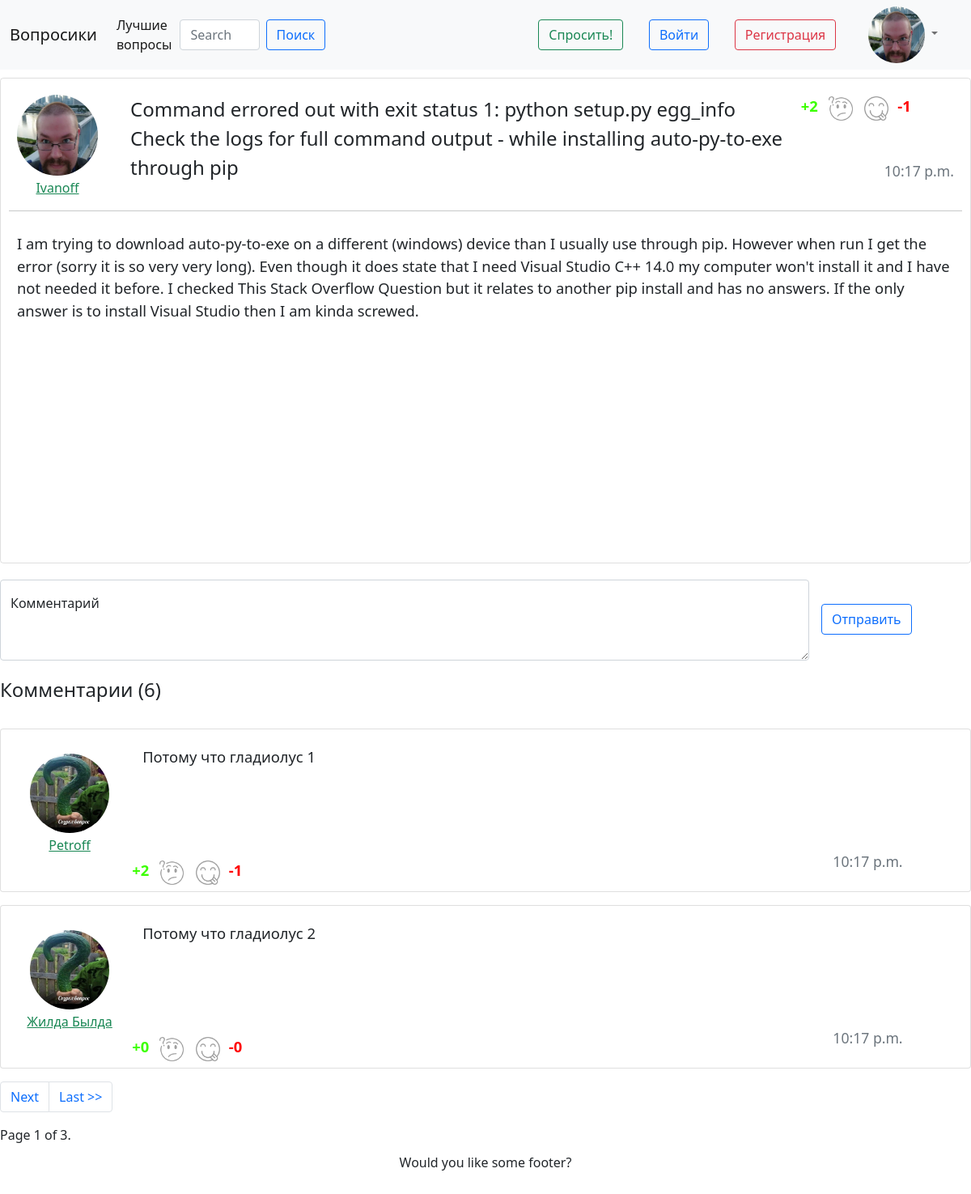
Screenshot of /question/1 with the database file from the repository.
### app/models.py (models this page shows, shortened)
class Question(models.Model):
    title = models.CharField(max_length=256)
    text = models.CharField(max_length=DEFAULT_TEXT_LENGTH)
    date_publish = models.TimeField(auto_now_add=True)
    tags = models.ManyToManyField(Tag, related_name='questions', related_query_name='question')
    author = models.ForeignKey(Profile, on_delete=models.CASCADE, related_name='questions', related_query_name='question')
    objects = QuestionManager()
    def get_count_likes(self):
        return self.likes.filter(like_or_dislike=LikeQuestion.LIKE).count()
    def get_count_dislikes(self):
        return self.likes.filter(like_or_dislike=LikeQuestion.DISLIKE).count()

class Profile(models.Model):
    user = models.OneToOneField(User, on_delete=models.CASCADE)
    avatar = models.ImageField(upload_to='uploads/')
    objects = UserManager()

class Answer(models.Model):
    text = models.CharField(max_length=DEFAULT_TEXT_LENGTH)
    date_publish = models.TimeField(auto_now_add=True)
    question = models.ForeignKey(Question, related_name='answers', related_query_name='answer', on_delete=models.CASCADE)
    author = models.ForeignKey(Profile, on_delete=models.CASCADE, related_name='answers', related_query_name='answer')
    def get_count_likes(self):
        return self.likes.filter(like_or_dislike=LikeAnswer.LIKE).count()
    def get_count_dislikes(self):
        return self.likes.filter(like_or_dislike=LikeAnswer.DISLIKE).count()

### app/views.py (the view)
# urls.py: path('question/<int:id>', question, name='question'),
def question(request, id):
    question = Question.objects.filter(pk=id).first()
    paginator = Paginator(question.answers.all(), 2)
    page_number = request.GET.get('page')
    answers = paginator.get_page(page_number)
    return render(request, 'question.html', {'question': question, 'page_obj': answers})

### templates/question.html (shortened to what this page needs)
{% extends "base.html" %}
{% load static %}
{% block link %}
    <link rel="stylesheet" href="{% static "css/question_style.css" %}">
    <link rel="stylesheet" href="{% static "css/comment_card_style.css" %}">
{% endblock link %}
{% block content %}
    <div class="content">
        <div class="question">
            <div class="header">
                <div class="author">
                    <a href=""><img href="#" src="{% static "img/default_avatar_img.png" %}" alt="" class="avatar_on_question"></a>
                    <a class="link-success login_value" href="#">{{ question.author.user.username }}</a>
                </div>
                <p class="lead question_title">
                    {{ question.title }}
                </p>
                <div class="likes">
                    <p class="count_likes">+{{ question.get_count_likes }}</p>
                    <button class="like_btn" id="like_btn"><img src="{% static "img/like_smile.png" %}" alt=""></button>
                    <button class="like_btn"><img src="{% static "img/dislike_smile.png" %}" alt=""></button>
                    <p class="count_dislikes">-{{ question.get_count_dislikes }}</p>
                    <p class="date_posting text-muted"> {{ question.date_publish }}</p>
                </div>
            </div>
            <hr>
            <p class="question_text">{{ question.text }}</p>
        </div>
        <div class="form-floating comment_form">
            <textarea class="form-control" placeholder="Leave a comment here" id="floatingTextarea2" style="height: 100px"></textarea>
            <label for="floatingTextarea2">Комментарий</label>
        </div>
        <button type="button" class="btn btn-outline-primary send_comment_btn">Отправить</button>
        <div class="all_comments">
            <p class="lead comments_title">
                Комментарии ({{ question.answers.count }})
            </p>
            <div class="comments_block">
                {% for answer in page_obj %}
                    {% include "incl/comment_card.html" %}
                {% endfor %}
            </div>
        </div>
        <nav aria-label="Page navigation example" class="pagination_nav">
            <ul class="pagination">
                {% if page_obj.has_next %}
                    <li class="page-item"><a class="page-link" href="?page={{ page_obj.next_page_number }}">Next</a></li>
                    <li class="page-item"><a class="page-link" href="?page={{ page_obj.paginator.num_pages }}">Last >></a></li>
                {% endif %}
            </ul>
            <span class="current_page">
            Page {{ page_obj.number }} of {{ page_obj.paginator.num_pages }}.
        </span>
        </nav>
    </div>
{% endblock content %}

### templates/base.html (shortened to what this page needs)
{% load static %}
<!DOCTYPE html>
<html lang="en">
<head>
    <link rel="stylesheet" href="{% static "css/bootstrap.css" %}">
    <link rel="stylesheet" href="{% static "css/header_styles.css" %}">
    <link rel="stylesheet" href="{% static "css/footer_style.css" %}">
    <link rel="stylesheet" href="{% static "css/base_style.css" %}">
    {% block link %}
    {% endblock link %}
</head>
<body>
<main>
    {% include "incl/header.html" %}
    {% block content %}
    {% endblock content %}
</main>
{% include "incl/footer.html" %}
</body>
</html>

### templates/incl/header.html (shortened to what this page needs)
{% load static %}
<header>
    <nav class="navbar navbar-expand-lg navbar-light bg-light">
        <div class="container-fluid">
            <a class="navbar-brand" href="{% url 'index' %}">Вопросики</a>
            <div class="collapse navbar-collapse" id="navbarSupportedContent">
                <ul class="navbar-nav me-auto mb-2 mb-lg-0">
                    <li class="nav-item">
                        <a class="nav-link active" aria-current="page" href="{% url 'hot' %}">Лучшие вопросы</a>
                    </li>
                </ul>
                <form class="d-flex">
                    <input class="form-control me-2" type="search" placeholder="Search" aria-label="Search">
                    <button class="btn btn-outline-primary" type="submit">Поиск</button>
                </form>
                <a class="btn btn-outline-success ask_btn" href="{% url 'ask' %}">Спросить!</a>
                <a class="btn btn-outline-primary ask_btn" href="{% url 'login' %}">Войти</a>
                <a class="btn btn-outline-danger ask_btn" href="{% url 'sign_up' %}">Регистрация</a>
                <ul class="navbar-nav me-auto mb-2 mb-lg-0 avatar_img_container">
                    <li class="nav-item dropdown">
                        <a class="nav-link dropdown-toggle avatar_img" href="#" id="navbarDropdown" role="button" data-bs-toggle="dropdown"
                           aria-expanded="false">
                            <img src="{% static "img/default_avatar_img.png" %}" alt="">
                        </a>
                    </li>
                </ul>
            </div>
        </div>
    </nav>
</header>

### templates/incl/comment_card.html
{% load static %}
{% load static %}
<div class="card mb-3" style="max-width: 540px;">
    <div class="row g-0">
        <div class="col-md-4" href="#">
            <a href="#">
                <img src="{% static "img/question_default_img.jpg" %}" class="img-fluid rounded-start avatar_on_comment_card" alt="...">
            </a>
            <a class="link-success login_value" href="#">{{ answer.author.user.username }}</a>
        </div>
        <div class="col-md-8">
            <div class="card-body question_texts">
                <p class="card-text comment_text">{{ answer.text }}</p>
            </div>
            <div class="likes">
                <p class="count_likes">+{{ answer.get_count_likes }}</p>
                <button class="like_btn" id="like_btn"><img src="{% static "img/like_smile.png" %}" alt=""></button>
                <button class="like_btn"><img src="{% static "img/dislike_smile.png" %}" alt=""></button>
                <p class="count_dislikes">-{{ answer.get_count_dislikes }}</p>
            </div>
            <p class="text-muted comment_date_posting">{{ answer.date_publish }}</p>
        </div>
    </div>
</div>

### templates/incl/footer.html
<footer style="clear: both; text-align: center">
    Would you like some footer?
</footer>

### static/css/header_styles.css (style rules this page uses)
.d-flex { width: 30%; margin-right: 25%; }
.avatar_img > img { width: 70px; height: 70px; border-radius: 50%; }
.bg-light { padding-top: 0; padding-bottom: 0; }
.avatar_img_container { margin-right: 2% !important; }
.ask_btn { margin-right: 3%; }

### static/css/footer_style.css (style rules this page uses)
footer { height: 80px; margin-top: -80px; }

### static/css/base_style.css (style rules this page uses)
html { height: 100%; }
body { height: 100%; }
main { box-sizing: border-box; min-height: 100%; padding-bottom: 90px; }

### static/css/question_style.css (style rules this page uses)
.content { max-width: 1200px; margin: 10px auto 0; }
.header { width: 100%; position: relative; display: flex; }
.avatar_on_question { border-radius: 50% !important; margin-bottom: 3px; width: 100px; height: 100px; }
.author { float: left; position: relative; margin-left: 10px; margin-top: 10px; width: 100px; text-align: center; margin-right: 20px; }
.likes { position: relative; margin-top: 10px; height: 35px; width: 200px; }
.count_likes { display: inline; font-size: 1.15rem; font-weight: bold; color: #3cff00; margin-right: 3px; }
.count_dislikes { display: inline; font-size: 1.15rem; font-weight: bold; color: #ff0000; margin-left: 13px; }
.like_btn { width: 30px; height: 30px; outline: none; border: 0; background: transparent; }
.like_btn > img { width: inherit; height: inherit; }
#like_btn { margin-right: 10px; }
.date_posting { position: relative; display: block !important; margin-top: 50px; font-size: 1.1rem !important; margin-right: 10px; float: right; font-weight: 400 !important; }
.question { min-height: 600px; padding: 10px; border: 1px solid rgba(0, 0, 0, 0.125); border-radius: 0.25rem; }
.question_title { float: left; margin-top: 10px; margin-left: 20px; font-weight: 500; font-size: 1.5rem; display: inline; width: 70%; }
.question_text { padding: 10px; font-size: 1.15rem; }
.comment_form { max-width: 1000px; min-width: 1000px; margin-top: 20px; float: left; display: block; }
.send_comment_btn { margin-left: 15px; margin-top: 50px; }
.all_comments { display: block; clear: both; margin-top: 50px; }
.comments_title { margin-top: 30px; font-weight: 500; font-size: 1.5rem; display: inline; }
.comments_block { margin-top: 30px; }

### static/css/comment_card_style.css (style rules this page uses)
.avatar_on_comment_card { border-radius: 50% !important; margin-bottom: 3px; width: 70%; margin-top: 20px; }
.card { max-width: 1200px !important; margin-bottom: 15px; }
.col-md-4 { display: block; width: 12%; text-align: center; }
.col-md-8 { width: 83%; }
.row { height: 200px; padding-top: 10px; padding-left: 15px; padding-right: 15px; }
.login_value { text-align: center; }
.question_texts { padding-top: 10px; margin-bottom: 2px; padding-left: 20px; height: 138px; }
.comment_text { font-size: 1.15rem; display: -webkit-box; -webkit-line-clamp: 4; -webkit-box-orient: vertical; overflow: hidden; }
.likes { float: left; margin-left: 7px; margin-top: 10px; }
.likes > p { display: inline; font-size: 1.15rem; font-weight: bold; }
.count_likes { color: #3cff00; margin-right: 3px; }
.count_dislikes { color: #ff0000; margin-left: 13px; }
.like_btn { width: 30px; height: 30px; outline: none; border: 0; background: transparent; }
.like_btn > img { width: inherit; height: inherit; }
#like_btn { margin-right: 10px; }
.comment_date_posting { position: relative; display: block !important; font-size: 1.1rem !important; margin-right: 10px; float: right; font-weight: 400 !important; }

### rows the page displays
Question: author.user.username "Ivanoff", title "Command errored out with exit status 1: python setup.py egg_info Check the logs for full command output - while installing auto-py-to-exe through pip", get_count_likes "2", get_count_dislikes "1", date_publish "10:17 p.m.", text "I am trying to download auto-py-to-exe on a different (windows) device than I usually use through pip. However when run I get the error (sorry it is so very very long). Even though it does state that I need Visual Studio C++ 14.0 my computer won't install it and I have not needed it before. I checked This Stack Overflow Question but it relates to another pip install and has no answers. If the only answer is to install Visual Studio then I am kinda screwed.", answers.count "6"
Answer: author.user.username "Petroff", text "Потому что гладиолус 1", get_count_likes "2", get_count_dislikes "1", date_publish "10:17 p.m."
Answer: author.user.username "Жилда Былда", text "Потому что гладиолус 2", get_count_likes "0", get_count_dislikes "0", date_publish "10:17 p.m."

### other values shown
{{ page_obj.number }} "1"
{{ page_obj.paginator.num_pages }} "3"
